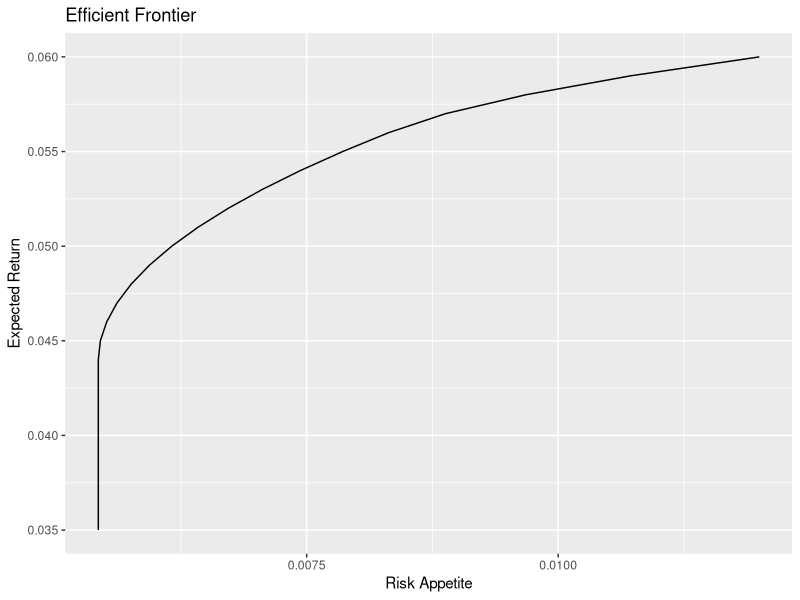

The R source for this figure:
## ---- chunk 1
knitr::opts_chunk$set(echo = TRUE)
## ---- chunk 2
library(quadprog)
library(ggplot2)
## ---- chunk 3
mu_return_vector <- c(0.05, 0.04, 0.06) 
## ---- chunk 4
sigma <- matrix(c(0.01, 0.002, 0.005, 
                  0.002, 0.008, 0.006, 
                  0.005, 0.006, 0.012), 
                nrow=3, ncol=3)
## ---- chunk 5
D.Matrix <- 2*sigma
d.Vector <- rep(0, 3)
A.Equality <- matrix(c(1,1,1), ncol=1)
A.Matrix <- cbind(A.Equality, mu_return_vector, 
                  diag(3))

## ---- chunk 6
return_val <- seq(0.035, 0.06, 0.001)
risk_val <- rep(0, length(return_val))
## ---- chunk 7
for (t in 1:length(return_val)) {
  b.Vector <- c(1, return_val[t], rep(0, 3))
  out <- solve.QP(Dmat=D.Matrix, dvec=d.Vector, 
                  Amat=A.Matrix, bvec=b.Vector, 
                  meq=1)
  risk_val[t] <- out$value
}
## ---- chunk 8
df <- data.frame(return_val, risk_val)
## ---- chunk 9
g <- ggplot(df, aes(risk_val, return_val)) + geom_line()
g+ggtitle("Efficient Frontier")+xlab("Risk Appetite")+ylab("Expected Return")
